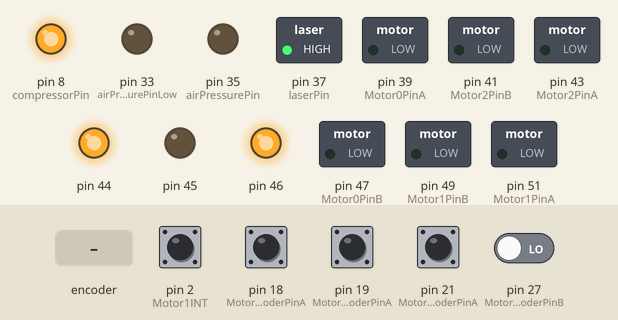
This sketch was run on a simulated Arduino Mega 2560, built with avr-gcc and run on an emulated ATmega2560. Shown: switched loads named in the sketch (green lamp = pin HIGH), output pins drawn as LEDs (lit = HIGH). Dashed ring = blinking. Inputs (shaded band) come from the test bench; at power-on: pin 2 (Motor1INT), pin 18 (Motor2EncoderPinA), pin 19 (Motor0EncoderPinA), pin 21 (Motor1EncoderPinA) HIGH, pin 27 (Motor2EncoderPinB) LOW.

Above: at 1.2 s.
1.3 s: rotary encoder on pin 18 (Motor2EncoderPinA) / pin 14 (Motor0EncoderPinB) turned 3 steps (first pin leading)
At 1.45 s:
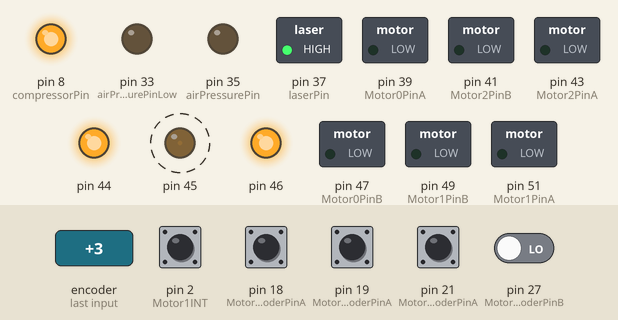
4.3 s: pin 2 (Motor1INT) pulled LOW for 0.15 s
At 5.2 s:
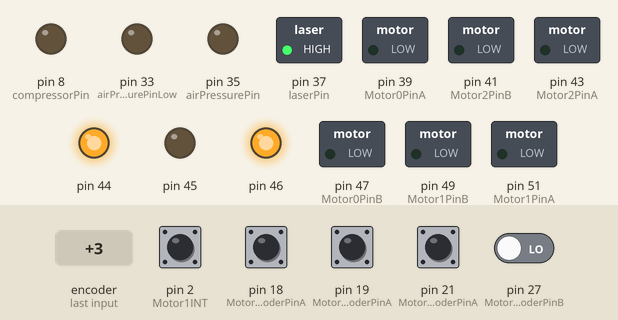
7.4 s: pin 2 (Motor1INT) pulsed LOW 5 times (0.12 s each, 0.3 s apart)
At 8.9 s:
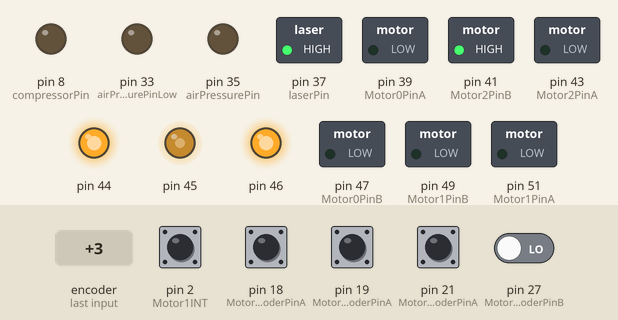
Timing chart, 0 to 12.7 s (numbered marks = the images above; inputs shaded):
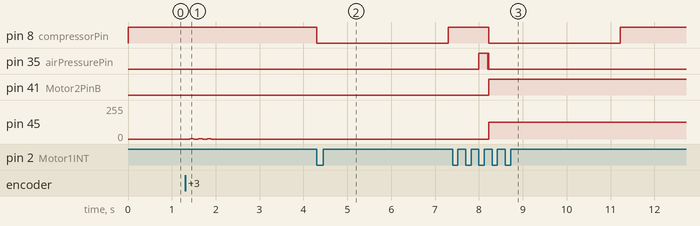

The sketch:

ShooterControl_LightControl.ino
```cpp
#include <avr/io.h>
#include <avr/interrupt.h>
#include <math.h>
#include <PID_v1.h>

#define DEBUG 0
#define PRINTDEBUG(STR) \
  {  \
    if (DEBUG) Serial.print(STR); \
  }
#define PRINTLNDEBUG(STR) \
  {  \
    if (DEBUG) Serial.println(STR); \
  }
//Define Pins

// Motor0 -> Azimuth
#define Motor0PinA 39
#define Motor0PinB 47
#define Motor0EncoderPinA 19//20   // Encoder Pin A pin 2 and pin 3 are inturrpt pins (MUST BE 2 OR 3)
#define Motor0EncoderPinB 14//25  // Encoder Pin B
#define Motor0PWM 46
#define Motor0INT 4

// Motor1 -> Elevation
#define Motor1PinA 51
#define Motor1PinB 49
#define Motor1EncoderPinA 21   // Encoder Pin A pin 2 and pin 3 are inturrpt pins (MUST BE 2 OR 3)
#define Motor1EncoderPinB 31   // Encoder Pin B
#define Motor1PWM 44
#define Motor1INT 2

// Motor1 -> Reload
#define Motor2PinA 43
#define Motor2PinB 41
#define Motor2EncoderPinA 18   // Encoder Pin A pin 2 and pin 3 are inturrpt pins (MUST BE 2 OR 3)
#define Motor2EncoderPinB 27   // Encoder Pin B
#define Motor2PWM 45
#define Motor2INT 5

#define laserPin 37
#define airPressurePin 35
#define airPressurePinLow 33
#define shootButton 2
#define shootButtonInt 0

#define stepMotorStepPin 6
#define stepMotorDirPin 13

#define PIDLIM 50000
#define EL_MAXLIM_ENC 500
#define EL_MINLIM_ENC -500

#define MOTOR_C_QRT_RND 1050
#define SHOOT_DELAY 500

//Initialize Variables
int encoder0PinA = -1;
int encoder0PinB = -1;
int encoder1PinA = -1;
int encoder1PinB = -1;
int encoder2PinA = -1;
int encoder2PinB = -1;
long counts0 = 0; //counts the encoder counts.
long counts1 = 0; //counts the encoder counts.
long counts2 = 0; //counts the encoder counts.

volatile boolean shootFlag = false;
boolean readyToShoot = true;;
boolean firstShot = true;

unsigned long compressorStartTime = millis();
#define compressorPin 8
boolean compressorFlag = false;
#define COMPRESSOR_TIME 3000

long counts1Last = 0;
long commandAz = 0;
long commandEl = 0;
long commandEnc = 0;
long commandTestUpdate = -60000;//millis();

long shootTime = 0;

// PID0 - YAW
double Setpoint0 = 0;
double Input0 = 0;
double Output0 = 0;
int kp0 = 50;
int ki0 = 0;
int kd0 = 0;//18;
double k_att0 = 1;//3.75;


// PID1 - PITCH
double Setpoint1 = 0;
double Input1 = 0;
double Output1 = 0;
int kp1 = 10;
int ki1 = 0;//20;
int kd1 = 0;//30;
double k_att1 = 1;//3.75;

// PID2
double Setpoint2 = 0;
double Input2 = 0;
double Output2 = 0;
int kp2 = 150;
int ki2 = 5;
int kd2 = 15;
double k_att2 = 2;//3.75;

String inputString = "";         // a String to hold incoming data
boolean stringComplete = false;  // whether the string is complete


#include "classes.h"

motor motor0(Motor0PinA, Motor0PinB, Motor0EncoderPinA, Motor0EncoderPinB , Motor0PWM,0);
motor motor1(Motor1PinA, Motor1PinB, Motor1EncoderPinA, Motor1EncoderPinB , Motor1PWM,1);
motor motor2(Motor2PinA, Motor2PinB, Motor2EncoderPinA, Motor2EncoderPinB , Motor2PWM,2);
PID myPID0(&Input0, &Output0, &Setpoint0, kp0, ki0, kd0, P_ON_E, DIRECT); //P_ON_M specifies that Proportional on Measurement be used
PID myPID1(&Input1, &Output1, &Setpoint1, kp1, ki1, kd1, P_ON_E, DIRECT); //P_ON_M specifies that Proportional on Measurement be used
PID myPID2(&Input2, &Output2, &Setpoint2, kp2, ki2, kd2, P_ON_E, DIRECT); //P_ON_M specifies that Proportional on Measurement be used

void setup() {
  // put your setup code here, to run once:
  Serial.begin(115200);
  pinMode(airPressurePin,OUTPUT);
  pinMode(airPressurePinLow,OUTPUT);
  pinMode(compressorPin,OUTPUT);
  digitalWrite(airPressurePinLow,LOW);
  digitalWrite(airPressurePin,LOW);
  digitalWrite(compressorPin,HIGH);
  pinMode(laserPin,OUTPUT);
  digitalWrite(laserPin,HIGH);
  pinMode(shootButton,INPUT_PULLUP);
  attachInterrupt(Motor0INT, readEncoder0, CHANGE); //attach interrupt to PIN 2
  attachInterrupt(Motor1INT, readEncoder1, CHANGE); //attach interrupt to PIN 3
  attachInterrupt(Motor2INT, readEncoder2, CHANGE); //attach interrupt to PIN 21
  attachInterrupt(shootButtonInt, shootCommand, FALLING); //attach interrupt to PIN 20
  myPID0.SetMode(AUTOMATIC);
  myPID0.SetOutputLimits(-PIDLIM, PIDLIM);
  myPID1.SetMode(AUTOMATIC);
  myPID1.SetOutputLimits(-PIDLIM, PIDLIM);
  myPID2.SetMode(AUTOMATIC);
  myPID2.SetOutputLimits(-PIDLIM, PIDLIM);
  inputString.reserve(200);
}

void loop() {

  if ((shootFlag) && (readyToShoot)) {
    //Serial.println("SHOOT");
    if (firstShot) firstShot = false;
    else {
      shoot();
      shootFlag = false;
      readyToShoot = false;
      commandEnc = commandEnc + MOTOR_C_QRT_RND;
    }
    compressorFlag = true;
    compressorStartTime = millis();
  }

  if (!firstShot && (millis() - compressorStartTime) < COMPRESSOR_TIME) {
     //Serial.println("LOW");
     digitalWrite(compressorPin,LOW);
  }
  else {
    compressorFlag = false;
    //Serial.println("HIGH");
    digitalWrite(compressorPin,HIGH);
  }


  Setpoint2 = (double)commandEnc;
  Input2 = counts2;   //<===========================
  myPID2.Compute();
  double nOutput2 = constrain(map(Output2, -PIDLIM*k_att2, PIDLIM*k_att2, -255, 255),-255,255);
  motor2.moveMotor(nOutput2); //<===========================


  if (motor2.getState() == 0 && (millis() - compressorStartTime) > COMPRESSOR_TIME) readyToShoot = true;
  else readyToShoot = false;

  if ((millis() - compressorStartTime) < COMPRESSOR_TIME + 200) shootFlag = false;

  // put your main code here, to run repeatedly:
  Setpoint0 = (double)commandAz;

  while (Serial.available() > 0 ) {
        while (Serial.available() < 2){
          delay(10);
        }
        char pitch_yaw_flag  = Serial.read();
        if (pitch_yaw_flag == 0){
          int8_t pwm = Serial.read();
          motor0.moveMotor(pwm*2); //<===========================
          delay(50);
          motor0.moveMotor(0); //<===========================
        } else if (pitch_yaw_flag == 1) {
          int8_t pwm2 = Serial.read();
          motor1.moveMotor(pwm2*2); //<===========================
          delay(25);
          motor1.moveMotor(0); //<===========================
        }
        //Serial.println(pwm);
        //Serial.println(pwm2);


  }

}


void readEncoder0() //this function is triggered by the encoder CHANGE, and increments the encoder counter
{
  if (digitalRead(encoder0PinA) == digitalRead(encoder0PinB) ) counts0++;
  else counts0--;
}

void readEncoder1() //this function is triggered by the encoder CHANGE, and increments the encoder counter
{
  if (digitalRead(encoder1PinA) == digitalRead(encoder1PinB) ) counts1--;
  else counts1++;
}

void readEncoder2() //this function is triggered by the encoder CHANGE, and increments the encoder counter
{
  if (digitalRead(encoder2PinA) == digitalRead(encoder2PinB) ) counts2--;
  else counts2++;
}

void shootCommand() //this function is triggered by the encoder falling, and increments the encoder counter
{
  if ((millis() - shootTime) > SHOOT_DELAY) {
      shootFlag = true;
      shootTime = millis();
  }
}

void shoot() {
  digitalWrite(airPressurePin,HIGH);
  delay(200);
  digitalWrite(airPressurePin,LOW);
  delay(10);
  digitalWrite(airPressurePin,HIGH);
  delay(10);
  digitalWrite(airPressurePin,LOW);
  PRINTLNDEBUG("SHOOT2!")
}


void serialEvent() {
  while (Serial.available()) {
    // get the new byte:
    char inChar = (char)Serial.read();
    // add it to the inputString:
    inputString += inChar;
    // if the incoming character is a newline, set a flag so the main loop can
    // do something about it:
    if (inChar == '\n') {
      stringComplete = true;
        //PRINTDEBUG("got input from oculus : ");
        //PRINTLNDEBUG( inputString)
    }
  }
}
```

classes.h
```cpp
class motor {
  public:
    motor(int mA, int mB, int eA, int eB, int mPWM, int mNum) {
      motorPinA = mA;
      motorPinB = mB;
      motorEncA = eA;
      motorEncB = eB;
      motorPWMPin = mPWM;
      motorNumber = mNum;
      pinMode(motorPinA, OUTPUT); //initialize Encoder Pins
      pinMode(motorPinB, OUTPUT);
      pinMode(motorEncA, INPUT); //initialize Motors Pins
      pinMode(motorEncB, INPUT);
      pinMode(motorPWMPin, OUTPUT);
      digitalWrite(motorPinA, LOW); //initialize Pin States
      digitalWrite(motorPinB, LOW);
      digitalWrite(motorEncA, LOW); //initialize Pin States
      digitalWrite(motorEncB, LOW);
      motorPWMPinVal = 255;
      motorDirection = true;
      analogWrite(motorPWMPin, motorPWMPinVal);
      if (motorNumber == 0) {
        encoder0PinA = motorEncA;
        encoder0PinB = motorEncB;
        PRINTLNDEBUG("-----0-----");

      }
      else if (motorNumber == 1) {
        encoder1PinA = motorEncA;
        encoder1PinB = motorEncB;
        PRINTLNDEBUG("-----1-----");
      }
      else if (motorNumber == 2) {
        encoder2PinA = motorEncA;
        encoder2PinB = motorEncB;
        PRINTLNDEBUG("-----2-----");
      }
      currentEncoderValue = 0;
    }

    motor(int _stepPin, int _dirPin) {
      motorPinA = _stepPin;
      motorPinB = _dirPin;
      pinMode(motorPinA, OUTPUT); //initialize Encoder Pins
      pinMode(motorPinB, OUTPUT);
      digitalWrite(motorPinA, LOW); //initialize Pin States
      digitalWrite(motorPinB, LOW);
    }

    void moveStepMotor(int steps, boolean dir, int dly) {
      digitalWrite(motorPinB, dir);
      for (int iii = 0 ; iii < steps ; iii++) {
        digitalWrite(motorPinA, HIGH);
        delay(dly);
        digitalWrite(motorPinA, LOW);
        delay(dly);
      }
    }

    void setCommand(long numOfSteps) {
      lastStepsCommand = numOfSteps;
    }

    void moveMotorCCW(int PWMVal) {
      analogWrite(motorPWMPin, PWMVal);
      digitalWrite(motorPinA, HIGH);
      digitalWrite(motorPinB, LOW);
     // PRINTLNDEBUG(" CCW ");
    }

    void moveMotorCW(int PWMVal) {
      analogWrite(motorPWMPin, PWMVal);
      digitalWrite(motorPinA, LOW);
      digitalWrite(motorPinB, HIGH);
     // PRINTLNDEBUG(" CW ");
    }

    void moveMotorStop() {
      digitalWrite(motorPinA, LOW);
      digitalWrite(motorPinB, LOW);
     // PRINTLNDEBUG(" ST ");
    }

    void moveMotorStopEmergency() {
      digitalWrite(motorPinA, LOW);
      digitalWrite(motorPinB, LOW);
      //PRINTLNDEBUG(" EMG_ST ");
      while(1);
    }

    void moveMotorPID() {
      if (motorDirection) moveMotorCW(motorPWMPinVal);
      else moveMotorCCW(motorPWMPinVal);
    }

    void moveMotor(double PIDOutput) {
      motorPWMPinVal = abs((int)PIDOutput);
      motorDirection = (PIDOutput > 0);
      if (motorNumber == 0) currentEncoderValue = counts0;
      if (motorNumber == 1) currentEncoderValue = counts1;
      if (motorNumber == 2) currentEncoderValue = counts2;
      analogWrite(motorPWMPin, motorPWMPinVal);
     /* PRINTDEBUG(currentEncoderValue);
      PRINTDEBUG(" , ");
      PRINTDEBUG(currentEncoderValue - counts1Last);
      PRINTDEBUG(" , ");
      PRINTDEBUG(lastStepsCommand);
      PRINTDEBUG(" , ");
      PRINTDEBUG(PIDOutput);
      PRINTDEBUG(" , ");
      PRINTDEBUG(motorPWMPinVal);
      PRINTDEBUG(" , ");
      PRINTDEBUG(motorNumber);
      PRINTDEBUG(" , ");  */
      counts1Last = currentEncoderValue;
      if (motorPWMPinVal < 30) moveMotorStop();
      else       moveMotorPID();
      /*if (lastStepsCommand - currentEncoderValue < -10) moveMotorCCW(motorPWMPinVal, true);
      else if (lastStepsCommand - currentEncoderValue > 10) moveMotorCW(motorPWMPinVal, true);
      else  moveMotorStop();*/

    }

  int getState() {
   /* if (digitalRead(motorPinA) || digitalRead(motorPinB)) {
    PRINTDEBUG("===1>");
    PRINTLNDEBUG(digitalRead(motorPinA));
    PRINTDEBUG("===2>");
    PRINTLNDEBUG(digitalRead(motorPinB));
    }*/
    if (digitalRead(motorPinA) == LOW && digitalRead(motorPinB) == LOW) return 0;
    else if (digitalRead(motorPinA) == HIGH && digitalRead(motorPinB) == LOW) return 1;
    else return -1;
  }

  private:
    int motorPinA;
    int motorPinB;
    int motorEncA;
    int motorEncB;
    long currentEncoderValue;
    long lastStepsCommand;
    int motorPWMPin;
    int motorPWMPinVal;
    boolean motorDirection;
    int lastCommand = 0;
    int motorNumber = -1;
};
```

Measured:
- after the input at 1.3 s, pin 45: alternates 1/255 for 0.10 s and 0/255 for 0.10 s, 6 changes in all, then stays 0/255, starting after 0.10 s
- after the input at 4.3 s, pin 8 (compressorPin): HIGH → LOW at once, → HIGH 3.0 s later
- after the input at 7.4 s, pin 8 (compressorPin): HIGH → LOW after 0.82 s, → HIGH 3.0 s later; pin 35 (airPressurePin): LOW → HIGH after 0.60 s, → LOW 0.20 s later, → HIGH 0.01 s later, → LOW 0.01 s later; pin 41 (Motor2PinB): LOW → HIGH after 0.82 s; pin 45: 0/255 → 127/255 after 0.82 s
